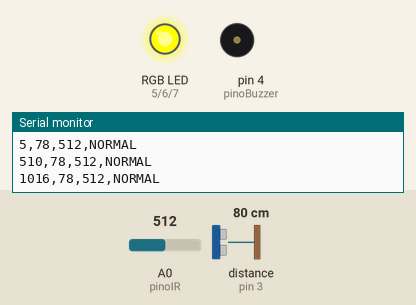
A sketch run on a simulated Arduino Uno, built with avr-gcc and run on an emulated ATmega328P. On the bench: an RGB LED mixed from three pins (HIGH = lit), buzzer (waves = sounding), the last lines printed to the serial monitor. Wiring (inferred from the names in the program): ultrasonic range finder: trigger pin 2; echo pin 3. The inputs (shaded band) are chosen by the test bench; at power-on: distance to the obstacle (sensor on pin 3) 80 cm, A0 (pinoIR) = 512. The echo pulse lasts 58.3 µs per cm; pins used as bus, display or sensor lines are not drawn.

Above: at 1.3 s.
1.4 s: distance to the obstacle (sensor on pin 3) set to 34 cm
2.9 s: distance to the obstacle (sensor on pin 3) set to 27 cm
At 3.3 s:
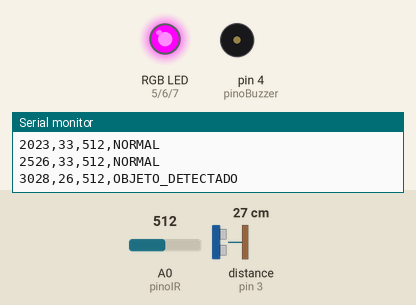
4.5 s: distance to the obstacle (sensor on pin 3) set to 12 cm
6.0 s: distance to the obstacle (sensor on pin 3) set to 9 cm
At 6.34 s:
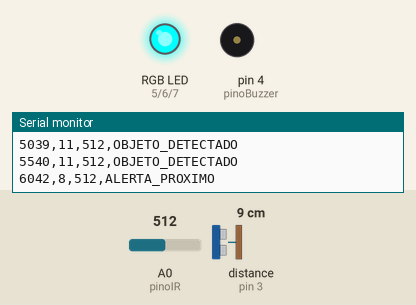
9.0 s: A0 (pinoIR) set to 110
12.0 s: A0 (pinoIR) set to 88
Timing chart, 0 to 16.0 s (numbered marks = the images above; inputs shaded):
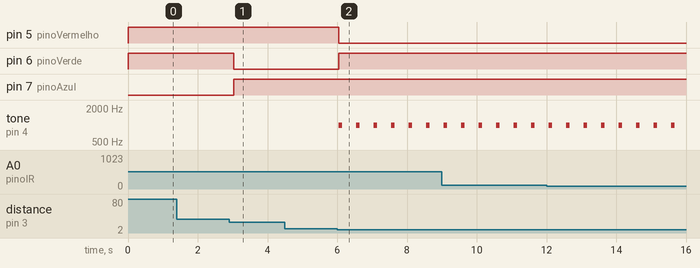

Measured:
- the behaviour switches between 31 and 30 cm on distance to the obstacle (sensor on pin 3) (found by bisection; images 0 and 1)
- the behaviour switches between 11 and 10 cm on distance to the obstacle (sensor on pin 3) (found by bisection; images 1 and 2)
- after the input at 2.9 s, pin 6 (pinoVerde): HIGH → LOW after 0.13 s; pin 7 (pinoAzul): LOW → HIGH after 0.13 s
- after the input at 6.0 s, pin 5 (pinoVermelho): HIGH → LOW at once; pin 6 (pinoVerde): LOW → HIGH at once; tone on pin 4 (pinoBuzzer): alternates 1000 Hz for 0.10 s and silent for 0.40 s, starting at once

The sketch:

environmental-system.ino
```cpp
const int pinoTrig = 2;
const int pinoEcho = 3;

// Sensor Infravermelho (Refletância)
const int pinoIR = A0;

// Buzzer
const int pinoBuzzer = 4;

// LED RGB
const int pinoVermelho = 5;
const int pinoVerde = 6;
const int pinoAzul = 7;

// ====== VARIÁVEIS GLOBAIS ======
long duracao;
int distancia;
int valorIR;

// ====== CONFIGURAÇÃO INICIAL ======
void setup() {
  // Inicializa a comunicação serial (para enviar dados ao computador)
  Serial.begin(9600);

  // Configura os pinos
  pinMode(pinoTrig, OUTPUT);
  pinMode(pinoEcho, INPUT);
  pinMode(pinoBuzzer, OUTPUT);
  pinMode(pinoVermelho, OUTPUT);
  pinMode(pinoVerde, OUTPUT);
  pinMode(pinoAzul, OUTPUT);

  // Inicialmente, desliga o buzzer e define a cor do LED
  digitalWrite(pinoBuzzer, LOW);
  setColor(0, 0, 255); // Azul (Estado Normal)

  // Cabeçalho do CSV na Serial (importante para a análise!)
  Serial.println("Tempo(ms),Distancia(cm),Luminosidade(IR),Estado");
}

// ====== LOOP PRINCIPAL ======
void loop() {
  // 1. LÊ OS SENSORES
  distancia = lerSensorUltrassonico();
  valorIR = analogRead(pinoIR);

  // 2. TOMA AÇÃO COM BASE NOS DADOS (Atuadores)
  // Define a cor do LED e ativa buzzer com base nas leituras
  if (distancia > 0 && distancia < 10) {
    // Objeto MUITO perto -> Alerta Vermelho + Buzzer
    setColor(255, 0, 0); // Vermelho
    tone(pinoBuzzer, 1000, 100); // Toca um tom de 1kHz por 100ms
  } else if (distancia >= 10 && distancia < 30) {
    // Objeto em distância "ideal" -> Verde
    setColor(0, 255, 0); // Verde
    noTone(pinoBuzzer);
  } else {
    // Nada detectado ou muito longe -> Azul
    setColor(0, 0, 255); // Azul
    noTone(pinoBuzzer);
  }

  // 3. ENVIA OS DADOS PARA O COMPUTADOR (Ciência de Dados!)
  Serial.print(millis());  // Timestamp em milissegundos
  Serial.print(",");
  Serial.print(distancia);
  Serial.print(",");
  Serial.print(valorIR);
  Serial.print(",");

  // Adiciona um rótulo de estado para facilitar a análise
  if (distancia < 10) {
    Serial.println("ALERTA_PROXIMO");
  } else if (distancia < 30) {
    Serial.println("OBJETO_DETECTADO");
  } else {
    Serial.println("NORMAL");
  }

  // Pequena pausa para não sobrecarregar a serial
  delay(500);
}

// ====== FUNÇÃO PARA LER O SENSOR ULTRASSÔNICO ======
int lerSensorUltrassonico() {
  digitalWrite(pinoTrig, LOW);
  delayMicroseconds(2);
  digitalWrite(pinoTrig, HIGH);
  delayMicroseconds(10);
  digitalWrite(pinoTrig, LOW);

  duracao = pulseIn(pinoEcho, HIGH);
  // Calcula a distância em centímetros (velocidade do som / 2)
  distancia = duracao * 0.034 / 2;

  // Retorna a distância. Retorna 999 se fora do alcance (erro).
  if (distancia > 300 || distancia <= 0) {
    return 999;
  }
  return distancia;
}

// ====== FUNÇÃO PARA CONTROLAR A COR DO LED RGB ======
void setColor(int vermelho, int verde, int azul) {
  // Lembre-se: Cátodo Comum -> valor HIGH desliga o LED, LOW liga.
  // Por isso, usamos '255 - valor' para inverter.
  analogWrite(pinoVermelho, 255 - vermelho);
  analogWrite(pinoVerde, 255 - verde);
  analogWrite(pinoAzul, 255 - azul);
}
```
